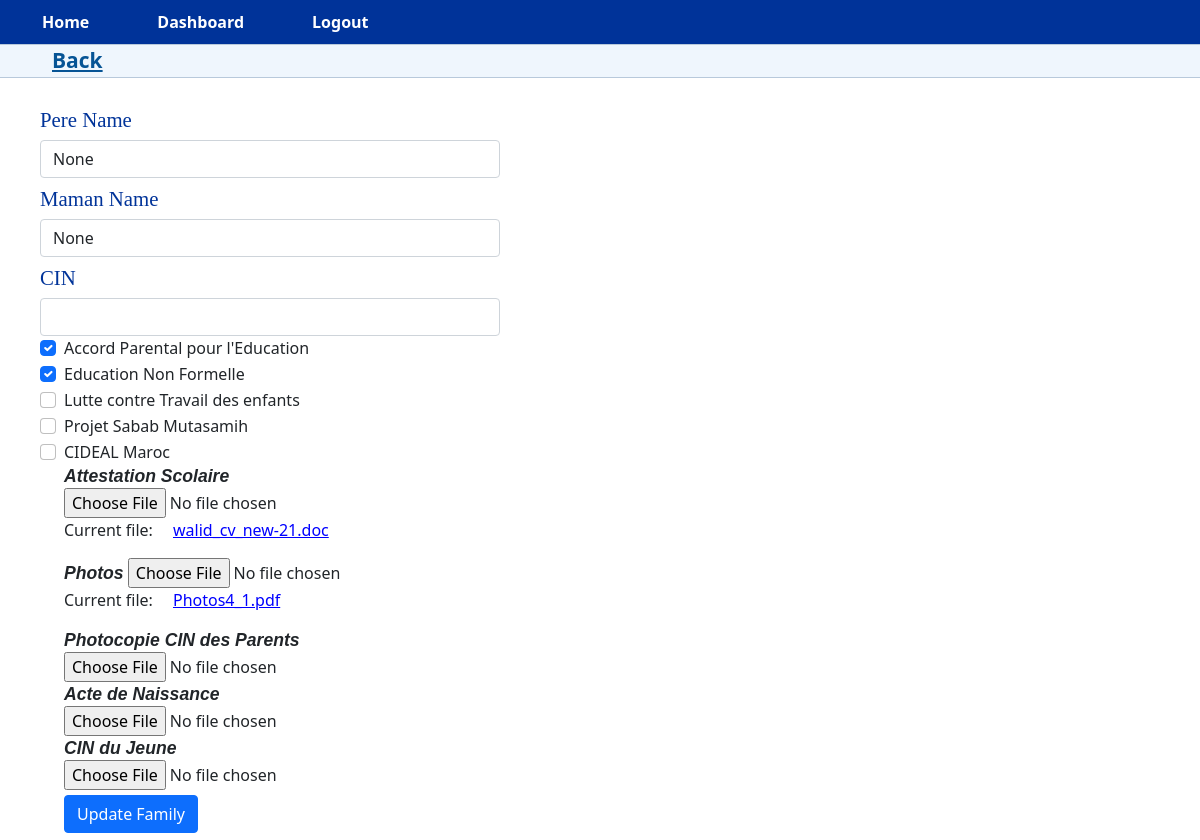
/edit_family/3 (signed in), run on an earlier commit of the app's database.
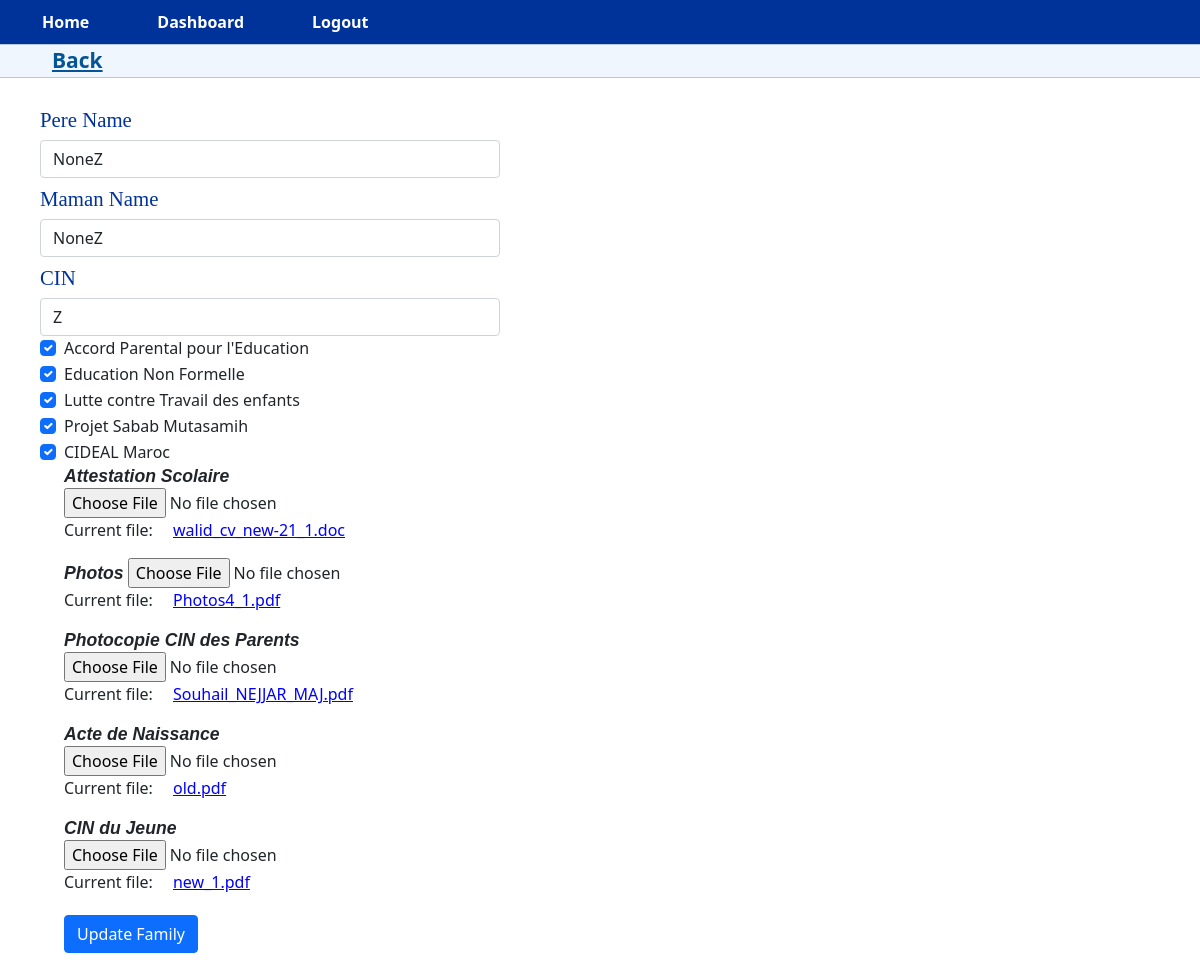
And on a later commit of the database.
### app.py (models this page shows)
class Family(db.Model, UserMixin):
    id = db.Column(db.Integer, primary_key=True)
    pere_name = db.Column(db.String(100), nullable=True)
    maman_name = db.Column(db.String(100), nullable=True)
    cin = db.Column(db.String(20), nullable=True)
    Accord_P_Education_parental = db.Column(db.Boolean, default=False, nullable=True)
    Education_Non_Formelle = db.Column(db.Boolean, default=False, nullable=True)
    lutte_contre_Travail_des_enfants = db.Column(db.Boolean, default=False, nullable=True)
    Projet_Sabab_Mutasamih = db.Column(db.Boolean, default=False, nullable=True)
    CIDEAL_Maroc = db.Column(db.Boolean, default=False, nullable=True)
    Attestation_scolaire = db.Column(db.String(100), nullable=True)
    Photos = db.Column(db.String(100), nullable=True)
    photocopie_CIN_parents = db.Column(db.String(100), nullable=True)
    Acte_de_naissance = db.Column(db.String(100), nullable=True)
    CIN_du_jeune = db.Column(db.String(100), nullable=True)
    children_id = db.Column(db.Integer, db.ForeignKey('children.id'))
    child = db.relationship('Children', backref='parent_family')

### app.py (the view, shortened to what this page needs)
@app.route('/edit_family/<int:child_id>', methods=['GET', 'POST'])
@manager_role_required
@login_required
def edit_family(child_id):
    child = Children.query.get(child_id)
    if child is None:
        flash('Child not found.', 'danger')
        return redirect(url_for('view_family', child_id=child_id))
    family = child.family[0]
    if family is None:
        flash('Family not found.', 'danger')
        return redirect(url_for('view_family', child_id=child_id))
    form = FamilyForm()
    if request.method == 'GET':
        form.process(obj=family)
    return render_template('edit_family.html', form=form, family=family, child_id=child_id)

### app.py
class FamilyForm(FlaskForm):
    pere_name = StringField('Pere Name', validators=[Length(max=100)])
    maman_name = StringField('Maman Name', validators=[ Length(max=100)])
    cin = StringField('CIN', validators=[Length(max=20)])
    Accord_P_Education_parental = BooleanField('Accord Parental pour l\'Education')
    Education_Non_Formelle = BooleanField('Education Non Formelle')
    lutte_contre_Travail_des_enfants = BooleanField('Lutte contre Travail des enfants')
    Projet_Sabab_Mutasamih = BooleanField('Projet Sabab Mutasamih')
    CIDEAL_Maroc = BooleanField('CIDEAL Maroc')
    Attestation_scolaire = FileField('Attestation Scolaire')
    Photos = FileField('Photos', default=False)
    photocopie_CIN_parents = FileField('Photocopie CIN des Parents')
    Acte_de_naissance = FileField('Acte de Naissance')
    CIN_du_jeune = FileField('CIN du Jeune')
    submit = SubmitField('Save')

### app.py (called while the page is built)
@login_manager.user_loader
def load_user(id):
    with app.app_context():
        return User.query.get(int(id))

### templates/edit_family.html (shortened to what the changed rows need)
{% extends "base.html" %}
{% block page_content %}
<form method="POST" class="custom-form" enctype="multipart/form-data">
  <div class="form-group">
    <label for="{{ form.pere_name.id }}" class="label-edit">{{ form.pere_name.label }}</label>
    {{ form.pere_name(class_="form-control") }}
  </div>
  <div class="form-group">
    <label for="{{ form.maman_name.id }}" class="label-edit">{{ form.maman_name.label }}</label>
    {{ form.maman_name(class_="form-control") }}
  </div>
  <div class="form-group">
    <label for="{{ form.cin.id }}" class="label-edit">{{ form.cin.label }}</label>
    {{ form.cin(class_="form-control") }}
  </div>
  <div class="form-group">
    <div class="form-check form-check-inline">
      {{ form.Accord_P_Education_parental(class_="form-check-input", checked=form.Accord_P_Education_parental.data) }}
      <label for="{{ form.Accord_P_Education_parental.id }}" class="form-check-label">{{ form.Accord_P_Education_parental.label }}</label>
    </div>
  </div>
  <div class="form-group">
    <div class="form-check form-check-inline">
      {{ form.Education_Non_Formelle(class_="form-check-input", checked=form.Education_Non_Formelle.data) }}
      <label for="{{ form.Education_Non_Formelle.id }}" class="form-check-label">{{ form.Education_Non_Formelle.label }}</label>
    </div>
  </div>
  <div class="form-group">
    <div class="form-check form-check-inline">
      {{ form.lutte_contre_Travail_des_enfants(class_="form-check-input", checked=form.lutte_contre_Travail_des_enfants.data) }}
      <label for="{{ form.lutte_contre_Travail_des_enfants.id }}" class="form-check-label">{{ form.lutte_contre_Travail_des_enfants.label }}</label>
    </div>
  </div>
  <div class="form-group">
    <div class="form-check form-check-inline">
      {{ form.Projet_Sabab_Mutasamih(class_="form-check-input", checked=form.Projet_Sabab_Mutasamih.data) }}
      <label for="{{ form.Projet_Sabab_Mutasamih.id }}" class="form-check-label">{{ form.Projet_Sabab_Mutasamih.label }}</label>
    </div>
  </div>
  <div class="form-group">
    <div class="form-check form-check-inline">
      {{ form.CIDEAL_Maroc(class_="form-check-input", checked=form.CIDEAL_Maroc.data) }}
      <label for="{{ form.CIDEAL_Maroc.id }}" class="form-check-label">{{ form.CIDEAL_Maroc.label }}</label>
      <div class="form-group">
        <div class="custom-file">
          <label for="attestation_scolaire" class="custom-file-label">{{ form.Attestation_scolaire.label }}</label>
          {{ form.Attestation_scolaire(id="attestation_scolaire", class_="custom-file-input") }}
        </div>
        {% if family.Attestation_scolaire %}
          <p>Current file: <a class="a_file_name" href="{{ family.Attestation_scolaire }}" target="_blank" rel="noopener noreferrer">{{ family.Attestation_scolaire.split("/")[-1] }}</a></p>
        {% endif %}
      </div>
      <div class="form-group">
        <div class="custom-file">
          <label for="photos" class="custom-file-label">{{ form.Photos.label }}</label>
          {{ form.Photos(id="photos", class_="custom-file-input") }}
        </div>
        {% if family.Photos %}
          <p>Current file: <a class="a_file_name" href="{{ family.Photos }}" target="_blank" rel="noopener noreferrer">{{ family.Photos.split("/")[-1] }}</a></p>
        {% endif %}
      </div>
      <div class="form-group">
        <div class="custom-file">
          <label for="photocopie_CIN_parents" class="custom-file-label">{{ form.photocopie_CIN_parents.label }}</label>
          {{ form.photocopie_CIN_parents(id="photocopie_CIN_parents", class_="custom-file-input") }}
        </div>
        {% if family.photocopie_CIN_parents %}
          <p>Current file: <a class="a_file_name" href="{{ family.photocopie_CIN_parents }}" target="_blank" rel="noopener noreferrer">{{ family.photocopie_CIN_parents.split("/")[-1] }}</a></p>
        {% endif %}
      </div>
      <div class="form-group">
        <div class="custom-file">
          <label for="Acte_de_naissance" class="custom-file-label">{{ form.Acte_de_naissance.label }}</label>
          {{ form.Acte_de_naissance(id="Acte_de_naissance", class_="custom-file-input") }}
        </div>
        {% if family.Acte_de_naissance %}
          <p>Current file: <a class="a_file_name" href="{{ family.Acte_de_naissance }}" target="_blank" rel="noopener noreferrer">{{ family.Acte_de_naissance.split("/")[-1] }}</a></p>
        {% endif %}
      </div>
      <div class="form-group">
        <div class="custom-file">
          <label for="CIN_du_jeune" class="custom-file-label">{{ form.CIN_du_jeune.label }}</label>
          {{ form.CIN_du_jeune(id="CIN_du_jeune", class_="custom-file-input") }}
        </div>
        {% if family.Acte_de_naissance %}
          <p>Current file: <a class="a_file_name" href="{{ family.CIN_du_jeune }}" target="_blank" rel="noopener noreferrer">{{ family.CIN_du_jeune.split("/")[-1] }}</a></p>
        {% endif %}
      </div>
      <button type="submit" class="btn btn-primary">Update Family</button>
    </form>
  {% endblock %}

What changed in the data, as far as the page shows it:
changed Family "Photos4_1.pdf": pere_name "None" → "NoneZ"; maman_name "None" → "NoneZ"; cin (not shown) → "Z"; lutte_contre_Travail_des_enfants "☐" → "☑"; Projet_Sabab_Mutasamih "☐" → "☑"; CIDEAL_Maroc "☐" → "☑"; Attestation_scolaire "walid_cv_new-21.doc" → "walid_cv_new-21_1.doc"; photocopie_CIN_parents (not shown) → "Souhail_NEJJAR_MAJ.pdf"; Acte_de_naissance (not shown) → "old.pdf"; CIN_du_jeune (not shown) → "new_1.pdf"
Also different on the page:
text now shown: "Current file: Current file: Current file:"
